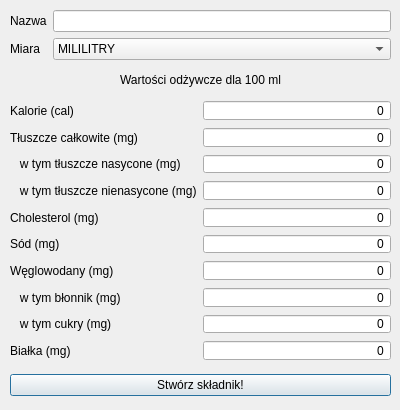
<?xml version="1.0" encoding="UTF-8"?>
<ui version="4.0">
 <class>AddSkladnikDialog</class>
 <widget class="QDialog" name="AddSkladnikDialog">
  <property name="windowModality">
   <enum>Qt::WindowModal</enum>
  </property>
  <property name="geometry">
   <rect>
    <x>0</x>
    <y>0</y>
    <width>400</width>
    <height>410</height>
   </rect>
  </property>
  <property name="minimumSize">
   <size>
    <width>400</width>
    <height>410</height>
   </size>
  </property>
  <property name="maximumSize">
   <size>
    <width>400</width>
    <height>410</height>
   </size>
  </property>
  <property name="windowTitle">
   <string>Dodaj składnik</string>
  </property>
  <widget class="QWidget" name="verticalLayoutWidget">
   <property name="geometry">
    <rect>
     <x>10</x>
     <y>70</y>
     <width>381</width>
     <height>21</height>
    </rect>
   </property>
   <layout class="QVBoxLayout" name="verticalLayout">
    <item>
     <widget class="QLabel" name="wartosciOdzywczeLabel">
      <property name="minimumSize">
       <size>
        <width>0</width>
        <height>16</height>
       </size>
      </property>
      <property name="maximumSize">
       <size>
        <width>16777215</width>
        <height>16</height>
       </size>
      </property>
      <property name="text">
       <string>Wartości odżywcze dla 100 ml</string>
      </property>
      <property name="alignment">
       <set>Qt::AlignCenter</set>
      </property>
     </widget>
    </item>
   </layout>
  </widget>
  <widget class="QWidget" name="formLayoutWidget">
   <property name="geometry">
    <rect>
     <x>10</x>
     <y>10</y>
     <width>381</width>
     <height>51</height>
    </rect>
   </property>
   <layout class="QFormLayout" name="formLayout">
    <item row="0" column="0">
     <widget class="QLabel" name="label">
      <property name="text">
       <string>Nazwa</string>
      </property>
     </widget>
    </item>
    <item row="0" column="1">
     <widget class="QLineEdit" name="nazwaLineEdit"/>
    </item>
    <item row="1" column="0">
     <widget class="QLabel" name="label_2">
      <property name="text">
       <string>Miara</string>
      </property>
     </widget>
    </item>
    <item row="1" column="1">
     <widget class="QComboBox" name="miaraComboBox">
      <item>
       <property name="text">
        <string>MILILITRY</string>
       </property>
      </item>
      <item>
       <property name="text">
        <string>GRAMY</string>
       </property>
      </item>
      <item>
       <property name="text">
        <string>SZTUKI</string>
       </property>
      </item>
     </widget>
    </item>
   </layout>
  </widget>
  <widget class="QWidget" name="formLayoutWidget_2">
   <property name="geometry">
    <rect>
     <x>10</x>
     <y>100</y>
     <width>381</width>
     <height>261</height>
    </rect>
   </property>
   <layout class="QFormLayout" name="formLayout_2">
    <item row="0" column="0">
     <widget class="QLabel" name="alabel_4">
      <property name="text">
       <string>Kalorie (cal)</string>
      </property>
     </widget>
    </item>
    <item row="0" column="1">
     <widget class="QSpinBox" name="kalorieSpinBox">
      <property name="alignment">
       <set>Qt::AlignRight|Qt::AlignTrailing|Qt::AlignVCenter</set>
      </property>
      <property name="buttonSymbols">
       <enum>QAbstractSpinBox::NoButtons</enum>
      </property>
      <property name="minimum">
       <number>0</number>
      </property>
      <property name="maximum">
       <number>999999999</number>
      </property>
      <property name="value">
       <number>0</number>
      </property>
     </widget>
    </item>
    <item row="1" column="0">
     <widget class="QLabel" name="alabel_5">
      <property name="text">
       <string>Tłuszcze całkowite (mg)</string>
      </property>
     </widget>
    </item>
    <item row="1" column="1">
     <widget class="QSpinBox" name="tluszczeCalkowiteSpinBox">
      <property name="alignment">
       <set>Qt::AlignRight|Qt::AlignTrailing|Qt::AlignVCenter</set>
      </property>
      <property name="buttonSymbols">
       <enum>QAbstractSpinBox::NoButtons</enum>
      </property>
      <property name="minimum">
       <number>0</number>
      </property>
      <property name="maximum">
       <number>999999999</number>
      </property>
      <property name="value">
       <number>0</number>
      </property>
     </widget>
    </item>
    <item row="2" column="0">
     <widget class="QLabel" name="alabel_6">
      <property name="text">
       <string>   w tym tłuszcze nasycone (mg)</string>
      </property>
     </widget>
    </item>
    <item row="2" column="1">
     <widget class="QSpinBox" name="tluszczeNasyconeSpinBox">
      <property name="alignment">
       <set>Qt::AlignRight|Qt::AlignTrailing|Qt::AlignVCenter</set>
      </property>
      <property name="buttonSymbols">
       <enum>QAbstractSpinBox::NoButtons</enum>
      </property>
      <property name="minimum">
       <number>0</number>
      </property>
      <property name="maximum">
       <number>999999999</number>
      </property>
      <property name="value">
       <number>0</number>
      </property>
     </widget>
    </item>
    <item row="3" column="0">
     <widget class="QLabel" name="alabel_7">
      <property name="text">
       <string>   w tym tłuszcze nienasycone (mg)</string>
      </property>
     </widget>
    </item>
    <item row="3" column="1">
     <widget class="QSpinBox" name="tluszczeNienasyconeSpinBox">
      <property name="alignment">
       <set>Qt::AlignRight|Qt::AlignTrailing|Qt::AlignVCenter</set>
      </property>
      <property name="buttonSymbols">
       <enum>QAbstractSpinBox::NoButtons</enum>
      </property>
      <property name="minimum">
       <number>0</number>
      </property>
      <property name="maximum">
       <number>999999999</number>
      </property>
      <property name="value">
       <number>0</number>
      </property>
     </widget>
    </item>
    <item row="4" column="0">
     <widget class="QLabel" name="alabel_8">
      <property name="text">
       <string>Cholesterol (mg)</string>
      </property>
     </widget>
    </item>
    <item row="4" column="1">
     <widget class="QSpinBox" name="cholesterolSpinBox_5">
      <property name="alignment">
       <set>Qt::AlignRight|Qt::AlignTrailing|Qt::AlignVCenter</set>
      </property>
      <property name="buttonSymbols">
       <enum>QAbstractSpinBox::NoButtons</enum>
      </property>
      <property name="minimum">
       <number>0</number>
      </property>
      <property name="maximum">
       <number>999999999</number>
      </property>
      <property name="value">
       <number>0</number>
      </property>
     </widget>
    </item>
    <item row="5" column="0">
     <widget class="QLabel" name="alabel_9">
      <property name="text">
       <string>Sód (mg)</string>
      </property>
     </widget>
    </item>
    <item row="5" column="1">
     <widget class="QSpinBox" name="sodSpinBox">
      <property name="alignment">
       <set>Qt::AlignRight|Qt::AlignTrailing|Qt::AlignVCenter</set>
      </property>
      <property name="buttonSymbols">
       <enum>QAbstractSpinBox::NoButtons</enum>
      </property>
      <property name="minimum">
       <number>0</number>
      </property>
      <property name="maximum">
       <number>999999999</number>
      </property>
      <property name="value">
       <number>0</number>
      </property>
     </widget>
    </item>
    <item row="6" column="0">
     <widget class="QLabel" name="alabel_10">
      <property name="text">
       <string>Węglowodany (mg)</string>
      </property>
     </widget>
    </item>
    <item row="6" column="1">
     <widget class="QSpinBox" name="weglowodanySpinBox">
      <property name="alignment">
       <set>Qt::AlignRight|Qt::AlignTrailing|Qt::AlignVCenter</set>
      </property>
      <property name="buttonSymbols">
       <enum>QAbstractSpinBox::NoButtons</enum>
      </property>
      <property name="minimum">
       <number>0</number>
      </property>
      <property name="maximum">
       <number>999999999</number>
      </property>
      <property name="value">
       <number>0</number>
      </property>
     </widget>
    </item>
    <item row="7" column="0">
     <widget class="QLabel" name="alabel_11">
      <property name="text">
       <string>   w tym błonnik (mg)</string>
      </property>
     </widget>
    </item>
    <item row="8" column="0">
     <widget class="QLabel" name="alabel_12">
      <property name="text">
       <string>   w tym cukry (mg)</string>
      </property>
     </widget>
    </item>
    <item row="7" column="1">
     <widget class="QSpinBox" name="blonnikSpinBox">
      <property name="alignment">
       <set>Qt::AlignRight|Qt::AlignTrailing|Qt::AlignVCenter</set>
      </property>
      <property name="buttonSymbols">
       <enum>QAbstractSpinBox::NoButtons</enum>
      </property>
      <property name="minimum">
       <number>0</number>
      </property>
      <property name="maximum">
       <number>999999999</number>
      </property>
      <property name="value">
       <number>0</number>
      </property>
     </widget>
    </item>
    <item row="8" column="1">
     <widget class="QSpinBox" name="cukrySpinBox">
      <property name="alignment">
       <set>Qt::AlignRight|Qt::AlignTrailing|Qt::AlignVCenter</set>
      </property>
      <property name="buttonSymbols">
       <enum>QAbstractSpinBox::NoButtons</enum>
      </property>
      <property name="minimum">
       <number>0</number>
      </property>
      <property name="maximum">
       <number>999999999</number>
      </property>
      <property name="value">
       <number>0</number>
      </property>
     </widget>
    </item>
    <item row="9" column="0">
     <widget class="QLabel" name="alabel_13">
      <property name="text">
       <string>Białka (mg)</string>
      </property>
     </widget>
    </item>
    <item row="9" column="1">
     <widget class="QSpinBox" name="bialkaSpinBox">
      <property name="alignment">
       <set>Qt::AlignRight|Qt::AlignTrailing|Qt::AlignVCenter</set>
      </property>
      <property name="buttonSymbols">
       <enum>QAbstractSpinBox::NoButtons</enum>
      </property>
      <property name="minimum">
       <number>0</number>
      </property>
      <property name="maximum">
       <number>999999999</number>
      </property>
      <property name="value">
       <number>0</number>
      </property>
     </widget>
    </item>
   </layout>
  </widget>
  <widget class="QWidget" name="verticalLayoutWidget_2">
   <property name="geometry">
    <rect>
     <x>10</x>
     <y>370</y>
     <width>381</width>
     <height>31</height>
    </rect>
   </property>
   <layout class="QVBoxLayout" name="verticalLayout_2">
    <item>
     <widget class="QPushButton" name="pushButton">
      <property name="text">
       <string>Stwórz składnik!</string>
      </property>
     </widget>
    </item>
   </layout>
  </widget>
 </widget>
 <resources/>
 <connections/>
</ui>
